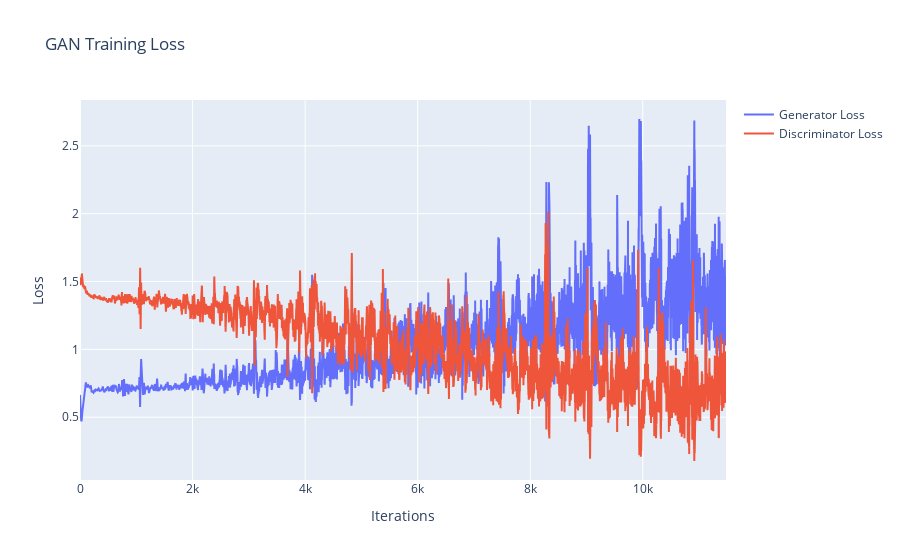

Notebook code for this chart:
### Code cell
generated_samples = run_training()

### Figure 1 — Plotly figure (JSON) as saved in the notebook; plotly's stock layout.template omitted (floating-point values rounded to 4 significant figures; data arrays with more than 128 entries replaced by an {"elided": "..."} marker saying what was removed)
{"data": [{"mode": "lines", "name": "Generator Loss", "type": "scatter", "y": {"elided": "11480 float values"}}, {"mode": "lines", "name": "Discriminator Loss", "type": "scatter", "y": {"elided": "11480 float values"}}], "layout": {"title": {"text": "GAN Training Loss"}, "xaxis": {"title": {"text": "Iterations"}}, "yaxis": {"title": {"text": "Loss"}}}}
